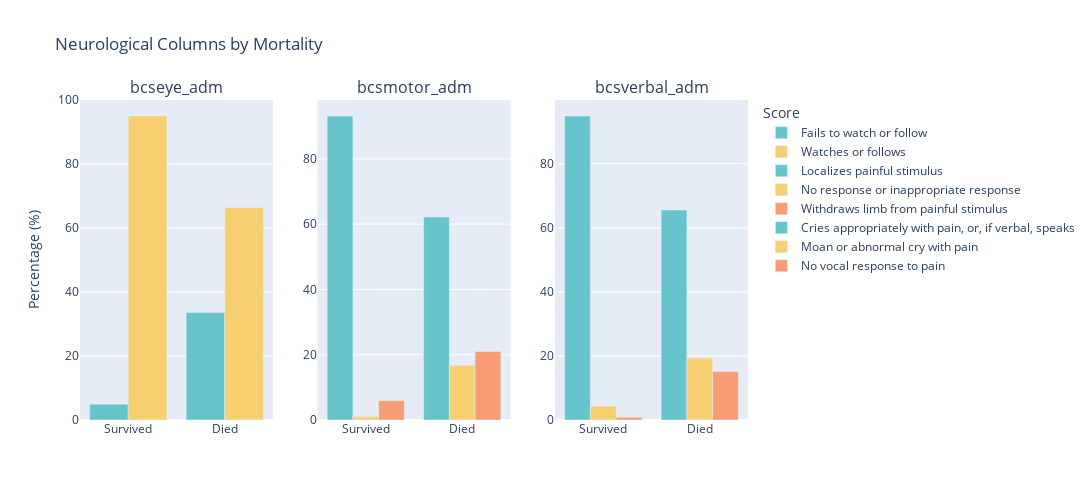

Here is the notebook cell this chart was saved with:
### Markdown cell above
### *Neurological assessment*

### Code cell
import plotly.express as px
from plotly.subplots import make_subplots
import plotly.graph_objects as go

neuro_cols = ['bcseye_adm', 'bcsmotor_adm', 'bcsverbal_adm']
fig = make_subplots(rows=1, cols=3, subplot_titles=neuro_cols)

# Use a consistent color palette
color_sequence = px.colors.qualitative.Pastel

# Track which legend items have been added
added_legend_items = set()

for i, col in enumerate(neuro_cols):
    ct = pd.crosstab(sepsis_df['inhospital_mortality'], sepsis_df[col], normalize='index') * 100
    ct = ct.reset_index().melt(id_vars='inhospital_mortality', var_name=col, value_name='Percentage')
    ct['inhospital_mortality'] = ct['inhospital_mortality'].map({0: 'Survived', 1: 'Died'})

    fig_part = px.bar(
        ct,
        x='inhospital_mortality',
        y='Percentage',
        color=col,
        barmode='stack',
        color_discrete_sequence=color_sequence,
    )

    for trace in fig_part.data:
        # Show legend only if not already added
        if trace.name not in added_legend_items:
            trace.showlegend = True
            added_legend_items.add(trace.name)
        else:
            trace.showlegend = False
        fig.add_trace(trace, row=1, col=i+1)

fig.update_layout(
    height=500,
    width=1200,
    title_text="Neurological Columns by Mortality",
    yaxis_title='Percentage (%)',
    legend_title_text="Score",
    legend=dict(traceorder="normal")
)

fig.show()

### Figure 1 — Plotly figure (JSON) as saved in the notebook; plotly's stock layout.template omitted (floating-point values rounded to 4 significant figures)
{"data": [{"alignmentgroup": "True", "hovertemplate": "bcseye_adm=Fails to watch or follow<br>inhospital_mortality=%{x}<br>Percentage=%{y}<extra></extra>", "legendgroup": "Fails to watch or follow", "marker": {"color": "rgb(102, 197, 204)", "pattern": {"shape": ""}}, "name": "Fails to watch or follow", "offsetgroup": "Fails to watch or follow", "orientation": "v", "showlegend": true, "textposition": "auto", "type": "bar", "x": ["Survived", "Died"], "xaxis": "x", "y": [4.947, 33.61], "yaxis": "y"}, {"alignmentgroup": "True", "hovertemplate": "bcseye_adm=Watches or follows<br>inhospital_mortality=%{x}<br>Percentage=%{y}<extra></extra>", "legendgroup": "Watches or follows", "marker": {"color": "rgb(246, 207, 113)", "pattern": {"shape": ""}}, "name": "Watches or follows", "offsetgroup": "Watches or follows", "orientation": "v", "showlegend": true, "textposition": "auto", "type": "bar", "x": ["Survived", "Died"], "xaxis": "x", "y": [95.05, 66.39], "yaxis": "y"}, {"alignmentgroup": "True", "hovertemplate": "bcsmotor_adm=Localizes painful stimulus<br>inhospital_mortality=%{x}<br>Percentage=%{y}<extra></extra>", "legendgroup": "Localizes painful stimulus", "marker": {"color": "rgb(102, 197, 204)", "pattern": {"shape": ""}}, "name": "Localizes painful stimulus", "offsetgroup": "Localizes painful stimulus", "orientation": "v", "showlegend": true, "textposition": "auto", "type": "bar", "x": ["Survived", "Died"], "xaxis": "x2", "y": [93.14, 62.18], "yaxis": "y2"}, {"alignmentgroup": "True", "hovertemplate": "bcsmotor_adm=No response or inappropriate response<br>inhospital_mortality=%{x}<br>Percentage=%{y}<extra></extra>", "legendgroup": "No response or inappropriate response", "marker": {"color": "rgb(246, 207, 113)", "pattern": {"shape": ""}}, "name": "No response or inappropriate response", "offsetgroup": "No response or inappropriate response", "orientation": "v", "showlegend": true, "textposition": "auto", "type": "bar", "x": ["Survived", "Died"], "xaxis": "x2", "y": [0.9739, 16.81], "yaxis": "y2"}, {"alignmentgroup": "True", "hovertemplate": "bcsmotor_adm=Withdraws limb from painful stimulus<br>inhospital_mortality=%{x}<br>Percentage=%{y}<extra></extra>", "legendgroup": "Withdraws limb from painful stimulus", "marker": {"color": "rgb(248, 156, 116)", "pattern": {"shape": ""}}, "name": "Withdraws limb from painful stimulus", "offsetgroup": "Withdraws limb from painful stimulus", "orientation": "v", "showlegend": true, "textposition": "auto", "type": "bar", "x": ["Survived", "Died"], "xaxis": "x2", "y": [5.882, 21.01], "yaxis": "y2"}, {"alignmentgroup": "True", "hovertemplate": "bcsverbal_adm=Cries appropriately with pain, or, if verbal, speaks<br>inhospital_mortality=%{x}<br>Percentage=%{y}<extra></extra>", "legendgroup": "Cries appropriately with pain, or, if verbal, speaks", "marker": {"color": "rgb(102, 197, 204)", "pattern": {"shape": ""}}, "name": "Cries appropriately with pain, or, if verbal, speaks", "offsetgroup": "Cries appropriately with pain, or, if verbal, speaks", "orientation": "v", "showlegend": true, "textposition": "auto", "type": "bar", "x": ["Survived", "Died"], "xaxis": "x3", "y": [94.9, 65.55], "yaxis": "y3"}, {"alignmentgroup": "True", "hovertemplate": "bcsverbal_adm=Moan or abnormal cry with pain<br>inhospital_mortality=%{x}<br>Percentage=%{y}<extra></extra>", "legendgroup": "Moan or abnormal cry with pain", "marker": {"color": "rgb(246, 207, 113)", "pattern": {"shape": ""}}, "name": "Moan or abnormal cry with pain", "offsetgroup": "Moan or abnormal cry with pain", "orientation": "v", "showlegend": true, "textposition": "auto", "type": "bar", "x": ["Survived", "Died"], "xaxis": "x3", "y": [4.285, 19.33], "yaxis": "y3"}, {"alignmentgroup": "True", "hovertemplate": "bcsverbal_adm=No vocal response to pain<br>inhospital_mortality=%{x}<br>Percentage=%{y}<extra></extra>", "legendgroup": "No vocal response to pain", "marker": {"color": "rgb(248, 156, 116)", "pattern": {"shape": ""}}, "name": "No vocal response to pain", "offsetgroup": "No vocal response to pain", "orientation": "v", "showlegend": true, "textposition": "auto", "type": "bar", "x": ["Survived", "Died"], "xaxis": "x3", "y": [0.8181, 15.13], "yaxis": "y3"}], "layout": {"annotations": [{"font": {"size": 16}, "showarrow": false, "text": "bcseye_adm", "x": 0.1444, "xanchor": "center", "xref": "paper", "y": 1, "yanchor": "bottom", "yref": "paper"}, {"font": {"size": 16}, "showarrow": false, "text": "bcsmotor_adm", "x": 0.5, "xanchor": "center", "xref": "paper", "y": 1, "yanchor": "bottom", "yref": "paper"}, {"font": {"size": 16}, "showarrow": false, "text": "bcsverbal_adm", "x": 0.8556, "xanchor": "center", "xref": "paper", "y": 1, "yanchor": "bottom", "yref": "paper"}], "height": 500, "legend": {"title": {"text": "Score"}, "traceorder": "normal"}, "title": {"text": "Neurological Columns by Mortality"}, "width": 1200, "xaxis": {"anchor": "y", "autorange": true, "domain": [0, 0.2889], "range": [-0.5, 1.5], "type": "category"}, "xaxis2": {"anchor": "y2", "autorange": true, "domain": [0.3556, 0.6444], "range": [-0.5, 1.5], "type": "category"}, "xaxis3": {"anchor": "y3", "autorange": true, "domain": [0.7111, 1], "range": [-0.5, 1.5], "type": "category"}, "yaxis": {"anchor": "x", "autorange": true, "domain": [0, 1], "range": [0, 100.1], "title": {"text": "Percentage (%)"}, "type": "linear"}, "yaxis2": {"anchor": "x2", "autorange": true, "domain": [0, 1], "range": [0, 98.05], "type": "linear"}, "yaxis3": {"anchor": "x3", "autorange": true, "domain": [0, 1], "range": [0, 99.89], "type": "linear"}}}
